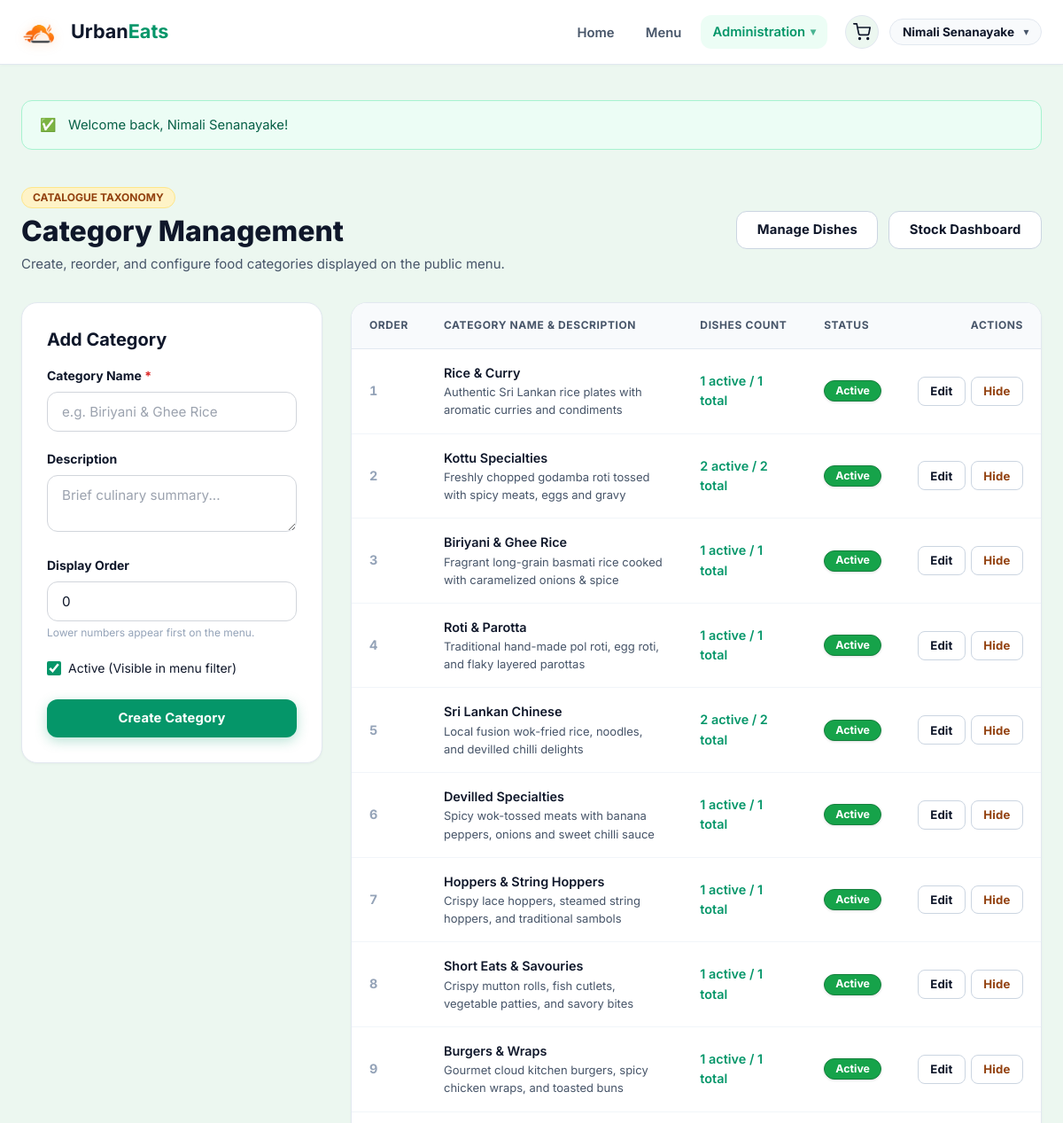
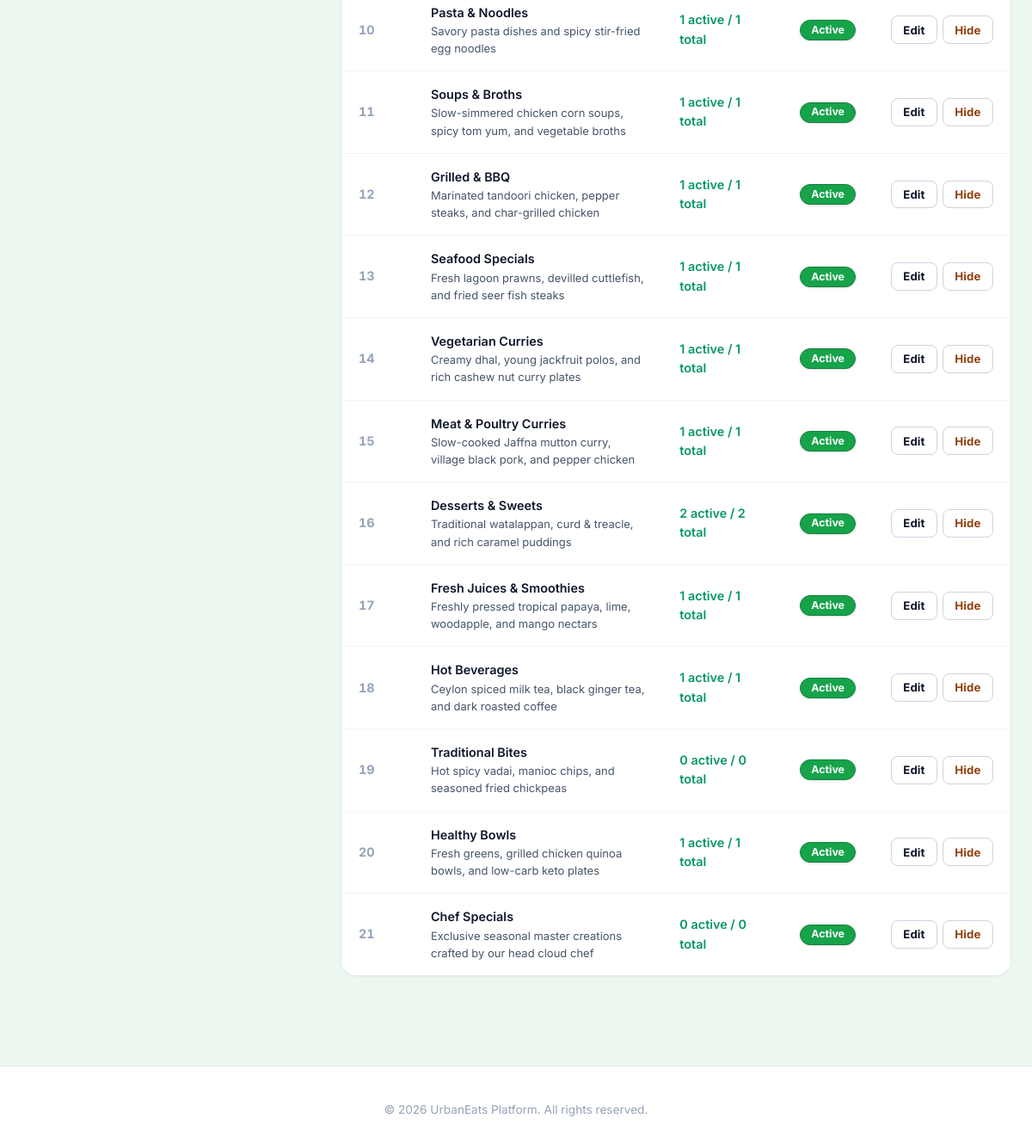
/public/menu/categories.php (signed in), run on the app's committed database (2 pictures, top to bottom).
### tables this page shows
CREATE TABLE `users` (
  `user_id` BIGINT UNSIGNED NOT NULL AUTO_INCREMENT,
  `role_id` TINYINT UNSIGNED NOT NULL,
  `full_name` VARCHAR(100) NOT NULL,
  `username` VARCHAR(50) NOT NULL,
  `email` VARCHAR(120) NOT NULL,
  `password_hash` VARCHAR(255) NOT NULL,
  `is_active` TINYINT(1) NOT NULL DEFAULT 1 COMMENT '1 = Active, 0 = Deactivated/Suspended',
  `created_at` TIMESTAMP NOT NULL DEFAULT CURRENT_TIMESTAMP,
  `updated_at` TIMESTAMP NOT NULL DEFAULT CURRENT_TIMESTAMP ON UPDATE CURRENT_TIMESTAMP,
  PRIMARY KEY (`user_id`),
  UNIQUE KEY `uk_users_username` (`username`),
  UNIQUE KEY `uk_users_email` (`email`),
  KEY `idx_users_role_id` (`role_id`),
  KEY `idx_users_is_active` (`is_active`),
  KEY `idx_users_created_at` (`created_at`),
  CONSTRAINT `fk_users_role` FOREIGN KEY (`role_id`)
    REFERENCES `roles` (`role_id`)
    ON UPDATE CASCADE
    ON DELETE RESTRICT
);

CREATE TABLE IF NOT EXISTS `categories` (
    `category_id`   INT UNSIGNED NOT NULL AUTO_INCREMENT PRIMARY KEY,
    `name`          VARCHAR(80)  NOT NULL UNIQUE,
    `description`   VARCHAR(255) NULL,
    `display_order` TINYINT UNSIGNED NOT NULL DEFAULT 0,
    `is_active`     TINYINT(1)   NOT NULL DEFAULT 1 COMMENT '1 = Active, 0 = Inactive / Hidden',
    `created_at`    TIMESTAMP    NOT NULL DEFAULT CURRENT_TIMESTAMP,
    `updated_at`    TIMESTAMP    NOT NULL DEFAULT CURRENT_TIMESTAMP ON UPDATE CURRENT_TIMESTAMP,
    INDEX `idx_categories_active` (`is_active`),
    INDEX `idx_categories_order` (`display_order`, `name`)
);

### public/menu/categories.php (the view, shortened to what the rows shown need)
<?php
require_once dirname(__DIR__, 2) . '/includes/functions.php';
require_once dirname(__DIR__, 2) . '/includes/auth.php';
$pdo = get_db_connection();
$editCategory = null;
$categoriesList = $pdo->query(
    'SELECT c.category_id, c.name, c.description, c.display_order, c.is_active, c.created_at,
            COUNT(d.dish_id) AS total_dishes,
            SUM(CASE WHEN d.is_active = 1 THEN 1 ELSE 0 END) AS active_dishes
     FROM categories c
     LEFT JOIN dishes d ON c.category_id = d.category_id
     GROUP BY c.category_id, c.name, c.description, c.display_order, c.is_active, c.created_at
     ORDER BY c.display_order ASC, c.name ASC'
)->fetchAll();
$extraHead = '<link rel="stylesheet" href="' . base_url('css/component-b.css') . '">';
include dirname(__DIR__, 2) . '/includes/header.php';
?>
<div style="padding: 1rem 0 3rem;">
    <div style="display: flex; justify-content: space-between; align-items: center; margin-bottom: 2rem; flex-wrap: wrap; gap: 1rem;">
        <div>
            <h1 style="font-size: 2rem; font-weight: 800; margin: 0.25rem 0 0; color: var(--text-main);">Category Management</h1>
        </div>
    </div>
    <div style="display: grid; grid-template-columns: 340px 1fr; gap: 2rem; align-items: start;">
        <div class="card" style="padding: 1.75rem; box-shadow: 0 1px 3px rgba(0,0,0,0.04);">
            <h2 style="font-size: 1.25rem; font-weight: 700; margin: 0 0 1rem; color: var(--text-main);">
                <?= $editCategory ? 'Edit Category' : 'Add Category' ?>
            </h2>
        </div>
        <div class="card" style="padding: 0; overflow: hidden; box-shadow: 0 1px 3px rgba(0,0,0,0.04);">
            <div class="table-responsive">
                <table class="data-table">
                    <thead>
                        <tr>
                            <th style="width: 60px;">Order</th>
                            <th>Category Name & Description</th>
                            <th>Dishes Count</th>
                            <th>Status</th>
                            <th style="text-align: right; width: 160px;">Actions</th>
                        </tr>
                    </thead>
                    <tbody>
                        <?php if (empty($categoriesList)): ?>
                            <tr>
                                <td colspan="5" class="text-center" style="padding: 3rem; color: var(--text-muted);">
                                    No categories currently created.
                                </td>
                            </tr>
                        <?php else: ?>
                            <?php foreach ($categoriesList as $c): ?>
                                <?php $isActive = (int)$c['is_active'] === 1; ?>
                                <tr style="<?= !$isActive ? 'background: #f8fafc; opacity: 0.75;' : '' ?>">
                                    <td style="font-weight: 700; color: var(--text-dim); font-feature-settings: 'tnum';">
                                        <?= (int)$c['display_order'] ?>
                                    </td>
                                    <td>
                                        <div style="font-weight: 600; color: var(--text-main);">
                                            <?= e($c['name']) ?>
                                        </div>
                                        <div style="font-size: 0.8125rem; color: var(--text-muted);">
                                            <?= e($c['description'] ?? 'No description.') ?>
                                        </div>
                                    </td>
                                    <td>
                                        <a href="<?= base_url('menu/manage.php?cat=' . (int)$c['category_id']) ?>" style="text-decoration: none; font-weight: 600; color: var(--primary);">
                                            <?= (int)$c['active_dishes'] ?> active / <?= (int)$c['total_dishes'] ?> total
                                        </a>
                                    </td>
                                    <td>
                                        <?php if ($isActive): ?>
                                            <span class="badge badge-success">Active</span>
                                        <?php else: ?>
                                            <span class="badge badge-danger">Hidden</span>
                                        <?php endif; ?>
                                    </td>
                                    <td style="text-align: right;">
                                        <div style="display: inline-flex; gap: 0.35rem;">
                                            <a href="<?= base_url('menu/categories.php?edit=' . (int)$c['category_id']) ?>"
                                               class="btn btn-outline btn-sm"
                                               title="Edit category">
                                                Edit
                                            </a>
                                            <form method="POST" action="<?= base_url('menu/categories.php') ?>" style="display: inline; margin: 0;">
                                                <button type="submit"
                                                        class="btn btn-outline btn-sm"
                                                        style="color: <?= $isActive ? 'var(--warning-text)' : 'var(--success)' ?>;"
                                                        title="<?= $isActive ? 'Deactivate category' : 'Activate category' ?>">
                                                    <?= $isActive ? 'Hide' : 'Show' ?>
                                                </button>
                                            </form>
                                        </div>
                                    </td>
                                </tr>
                            <?php endforeach; ?>
                        <?php endif; ?>
                    </tbody>
                </table>
            </div>
        </div>
    </div>
</div>
<?php include dirname(__DIR__, 2) . '/includes/footer.php'; ?>

### includes/header.php (shortened to what the rows shown need)
<?php
$currentUser = current_user();
$cartCount = 0;
?>
<!DOCTYPE html>
<html lang="en">
<head>
    <link rel="stylesheet" href="<?= base_url('css/style.css') ?>">
    <?php if (!empty($extraHead)) echo $extraHead; ?>
</head>
<body>
<header class="site-header">
    <div class="container header-inner">
        <div class="header-right">
            <div class="nav-actions">
                <?php if (is_logged_in() && $currentUser): ?>
                    <a href="<?= base_url('orders/cart.php') ?>" class="nav-cart-btn" aria-label="Shopping Cart (<?= $cartCount ?> items)" title="View Shopping Cart">
                    </a>
                    <div class="user-profile-menu">
                        <button type="button" class="user-badge-nav user-dropdown-btn" id="userMenuBtn" aria-haspopup="true" aria-expanded="false" title="Account settings">
                            <span class="user-name"><?= e(!empty($currentUser['full_name']) ? $currentUser['full_name'] : $currentUser['username']) ?></span>
                            <span class="dropdown-caret">▾</span>
                        </button>
                    </div>
                <?php else: ?>
                    <a href="<?= base_url('auth/login.php') ?>" class="btn btn-outline btn-sm">Sign In</a>
                    <a href="<?= base_url('auth/register.php') ?>" class="btn btn-primary btn-sm">Create Account</a>
                <?php endif; ?>
            </div>
        </div>
    </div>
</header>
<main class="main-content">
    <div class="container">

### data on the page
users: full_name "Nimali Senanayake"
categories: display_order "1", name "Rice & Curry", description "Authentic Sri Lankan rice plates with aromatic curries and condiments", active_dishes "1", total_dishes "1", is_active "Active"
categories: display_order "2", name "Kottu Specialties", description "Freshly chopped godamba roti tossed with spicy meats, eggs and gravy", active_dishes "2", total_dishes "2", is_active "Active"
categories: display_order "3", name "Biriyani & Ghee Rice", description "Fragrant long-grain basmati rice cooked with caramelized onions & spice", active_dishes "1", total_dishes "1", is_active "Active"
categories: display_order "4", name "Roti & Parotta", description "Traditional hand-made pol roti, egg roti, and flaky layered parottas", active_dishes "1", total_dishes "1", is_active "Active"
categories: display_order "5", name "Sri Lankan Chinese", description "Local fusion wok-fried rice, noodles, and devilled chilli delights", active_dishes "2", total_dishes "2", is_active "Active"
categories: display_order "6", name "Devilled Specialties", description "Spicy wok-tossed meats with banana peppers, onions and sweet chilli sauce", active_dishes "1", total_dishes "1", is_active "Active"
categories: display_order "7", name "Hoppers & String Hoppers", description "Crispy lace hoppers, steamed string hoppers, and traditional sambols", active_dishes "1", total_dishes "1", is_active "Active"
categories: display_order "8", name "Short Eats & Savouries", description "Crispy mutton rolls, fish cutlets, vegetable patties, and savory bites", active_dishes "1", total_dishes "1", is_active "Active"
categories: display_order "9", name "Burgers & Wraps", description "Gourmet cloud kitchen burgers, spicy chicken wraps, and toasted buns", active_dishes "1", total_dishes "1", is_active "Active"
categories: display_order "10", name "Pasta & Noodles", description "Savory pasta dishes and spicy stir-fried egg noodles", active_dishes "1", total_dishes "1", is_active "Active"
categories: display_order "11", name "Soups & Broths", description "Slow-simmered chicken corn soups, spicy tom yum, and vegetable broths", active_dishes "1", total_dishes "1", is_active "Active"
categories: display_order "12", name "Grilled & BBQ", description "Marinated tandoori chicken, pepper steaks, and char-grilled chicken", active_dishes "1", total_dishes "1", is_active "Active"
categories: display_order "13", name "Seafood Specials", description "Fresh lagoon prawns, devilled cuttlefish, and fried seer fish steaks", active_dishes "1", total_dishes "1", is_active "Active"
categories: display_order "14", name "Vegetarian Curries", description "Creamy dhal, young jackfruit polos, and rich cashew nut curry plates", active_dishes "1", total_dishes "1", is_active "Active"
categories: display_order "15", name "Meat & Poultry Curries", description "Slow-cooked Jaffna mutton curry, village black pork, and pepper chicken", active_dishes "1", total_dishes "1", is_active "Active"
categories: display_order "16", name "Desserts & Sweets", description "Traditional watalappan, curd & treacle, and rich caramel puddings", active_dishes "2", total_dishes "2", is_active "Active"
categories: display_order "17", name "Fresh Juices & Smoothies", description "Freshly pressed tropical papaya, lime, woodapple, and mango nectars", active_dishes "1", total_dishes "1", is_active "Active"
categories: display_order "18", name "Hot Beverages", description "Ceylon spiced milk tea, black ginger tea, and dark roasted coffee", active_dishes "1", total_dishes "1", is_active "Active"
categories: display_order "19", name "Traditional Bites", description "Hot spicy vadai, manioc chips, and seasoned fried chickpeas", active_dishes "0", total_dishes "0", is_active "Active"
categories: display_order "20", name "Healthy Bowls", description "Fresh greens, grilled chicken quinoa bowls, and low-carb keto plates", active_dishes "1", total_dishes "1", is_active "Active"
categories: display_order "21", name "Chef Specials", description "Exclusive seasonal master creations crafted by our head cloud chef", active_dishes "0", total_dishes "0", is_active "Active"

### other printed values
$icon "✅"
$flash['message'] "Welcome back, Nimali Senanayake!"
